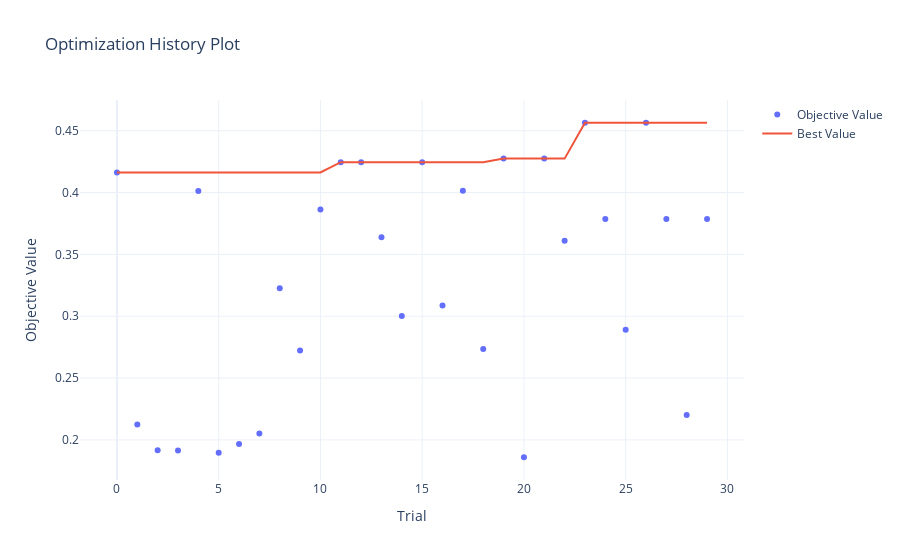

Write notebook code for a chart like this one.
### Code cell
fig = plot_optimization_history(study)
fig.show()

### Figure 1 — Plotly figure (JSON) as saved in the notebook; plotly's stock layout.template omitted (floating-point values rounded to 4 significant figures)
{"data": [{"mode": "markers", "name": "Objective Value", "type": "scatter", "x": [0, 1, 2, 3, 4, 5, 6, 7, 8, 9, 10, 11, 12, 13, 14, 15, 16, 17, 18, 19, 20, 21, 22, 23, 24, 25, 26, 27, 28, 29], "y": [0.4162, 0.2124, 0.1916, 0.1914, 0.4014, 0.1896, 0.1967, 0.2052, 0.3226, 0.2724, 0.3863, 0.4246, 0.4246, 0.3639, 0.3002, 0.4246, 0.3086, 0.4015, 0.2735, 0.4275, 0.186, 0.4275, 0.361, 0.4565, 0.3786, 0.289, 0.4565, 0.3786, 0.2202, 0.3786]}, {"name": "Best Value", "type": "scatter", "x": [0, 1, 2, 3, 4, 5, 6, 7, 8, 9, 10, 11, 12, 13, 14, 15, 16, 17, 18, 19, 20, 21, 22, 23, 24, 25, 26, 27, 28, 29], "y": [0.4162, 0.4162, 0.4162, 0.4162, 0.4162, 0.4162, 0.4162, 0.4162, 0.4162, 0.4162, 0.4162, 0.4246, 0.4246, 0.4246, 0.4246, 0.4246, 0.4246, 0.4246, 0.4246, 0.4275, 0.4275, 0.4275, 0.4275, 0.4565, 0.4565, 0.4565, 0.4565, 0.4565, 0.4565, 0.4565]}], "layout": {"autosize": true, "title": {"text": "Optimization History Plot"}, "xaxis": {"autorange": true, "range": [-1.926, 30.93], "title": {"text": "Trial"}, "type": "linear"}, "yaxis": {"autorange": true, "range": [0.1637, 0.4788], "title": {"text": "Objective Value"}, "type": "linear"}}}
